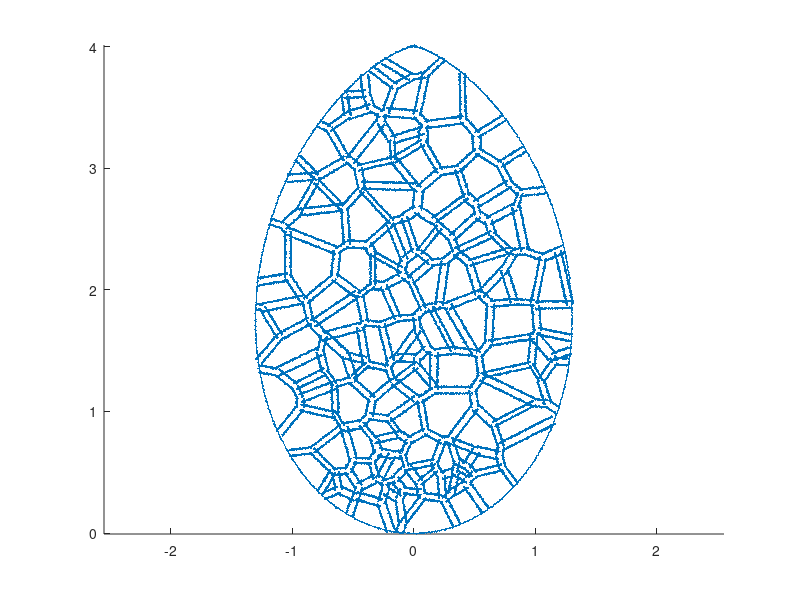

Write MATLAB code to recreate this figure. (Note: this script raises an error after producing the figure.)
%%%%% This simulate wider struts (Scenario I). Code is the same that
%%%%% In-control simulation with mu_s1 instead of mu_s0
clear all;
clc;
close all;
load('Egg_analytical_model.mat');
nsim = 5; % Elements to be simulated
mu_s1 = 0.055; % Shifted mean, TO BE SET 
dim = size(vx);
dim = dim(2);
npoints_max = 1000; %points per segment
npoints = ceil(lengths/max(lengths)*npoints_max);

%%%%% Simulation parameters as in the work %%%%%%
theta = 0.008;
sigma_bar = 0.004;
epsilon = 0.002;
sigma1 = sigma_bar - epsilon;
sigma2 = sigma_bar + epsilon;
%%%%%%%%%%%%%%%%%%%%%%%%%%%%%%%%%%%%%%%%%%%%%%%%%%%%%%%%%%%
rng('shuffle')
sigmarvec = sigma1 + rand(nsim,1)*(sigma2 - sigma1);%%%% generate sigma_ij for each shape
parfor k = 1:nsim %%%% for each shape to be simulated
    widths = mu_s1 + normrnd(0,theta,dim,1); %%%% Generate the width of each strut within the shape
    PointCloud = [x y]; %%%% This will be the final shape. [x y] are the boundary poinits.
    for i = 1:dim %For each strut
        phi = atan((vx(2,i)-vx(1,i))/(vy(2,i)-vy(1,i))); 
        rot = [cos(phi) -sin(phi); sin(phi) cos(phi)]; 
        invrot = rot'; 
        vert = [vx(2,i)-vx(1,i) vy(2,i)-vy(1,i)]';
        vert = rot*vert;
        vert(1) = 0;
        vdisc = [(zeros(npoints(i),1)) (linspace(0,vert(2),npoints(i)))'];
        for j = 1:npoints(i)
            vdisc(j,1) = ((-1)^j)*widths(i)/2+normrnd(0,sigmarvec(k));
        end
        vdisc = (invrot*vdisc')';
        for j = 1:npoints(i)
            vdisc(j,:) = vdisc(j,:) + [vx(1,i) vy(1,i)];
        end
        PointCloud = [PointCloud; vdisc];
    end
    for j = 1:ninv
        PointCloud(j,:) = PointCloud(j,:) - abs(normrnd(0,sigma_bar))*neggfun(T(j))';
    end
%% Comment/uncomment for plotting and saving
   figure;
   scatter(PointCloud(:,1), PointCloud(:,2),1,'filled');
   axis equal;
  writematrix(PointCloud,strcat('PointClouds/OOC_WS',num2str(k),'.csv'));
end

